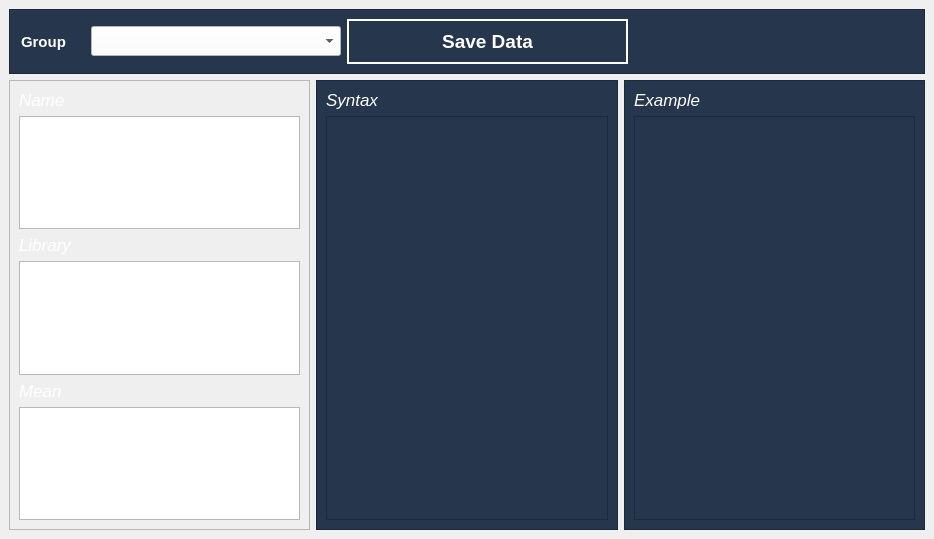
<?xml version="1.0" encoding="UTF-8"?>
<ui version="4.0">
 <class>formAdd</class>
 <widget class="QMainWindow" name="formAdd">
  <property name="geometry">
   <rect>
    <x>0</x>
    <y>0</y>
    <width>934</width>
    <height>539</height>
   </rect>
  </property>
  <property name="minimumSize">
   <size>
    <width>934</width>
    <height>539</height>
   </size>
  </property>
  <property name="windowTitle">
   <string>MainWindow</string>
  </property>
  <widget class="QWidget" name="centralwidget">
   <layout class="QGridLayout" name="gridLayout">
    <item row="1" column="0">
     <widget class="QFrame" name="frFunc_2">
      <property name="styleSheet">
       <string notr="true">background-color: rgb(38, 54, 77);
QTextEdit
{
color: rgb(38, 54, 77);
}</string>
      </property>
      <property name="frameShape">
       <enum>QFrame::StyledPanel</enum>
      </property>
      <property name="frameShadow">
       <enum>QFrame::Raised</enum>
      </property>
      <layout class="QGridLayout" name="gridLayout_3">
       <item row="0" column="0">
        <widget class="QLabel" name="label_4">
         <property name="font">
          <font>
           <pointsize>13</pointsize>
           <italic>true</italic>
          </font>
         </property>
         <property name="styleSheet">
          <string notr="true">color: rgb(255, 255, 255);</string>
         </property>
         <property name="text">
          <string>Name</string>
         </property>
        </widget>
       </item>
       <item row="1" column="0">
        <widget class="QTextEdit" name="txName">
         <property name="font">
          <font>
           <pointsize>9</pointsize>
           <italic>true</italic>
          </font>
         </property>
         <property name="styleSheet">
          <string notr="true">#txName
{
	color: rgb(255,255,255);
}
#txName:focus
{
	background-color: #55557f;
}</string>
         </property>
        </widget>
       </item>
       <item row="2" column="0">
        <widget class="QLabel" name="label_5">
         <property name="font">
          <font>
           <pointsize>13</pointsize>
           <italic>true</italic>
          </font>
         </property>
         <property name="styleSheet">
          <string notr="true">color: rgb(255, 255, 255);</string>
         </property>
         <property name="text">
          <string>Library</string>
         </property>
        </widget>
       </item>
       <item row="3" column="0">
        <widget class="QTextEdit" name="txName_2">
         <property name="font">
          <font>
           <pointsize>9</pointsize>
           <italic>true</italic>
          </font>
         </property>
         <property name="styleSheet">
          <string notr="true">QTextEdit
{
color: rgb(255,255,255);
}
QTextEdit:focus
{
background-color: #55557f;
}

</string>
         </property>
        </widget>
       </item>
       <item row="4" column="0">
        <widget class="QLabel" name="label_6">
         <property name="font">
          <font>
           <pointsize>13</pointsize>
           <italic>true</italic>
          </font>
         </property>
         <property name="styleSheet">
          <string notr="true">color: rgb(255, 255, 255);</string>
         </property>
         <property name="text">
          <string>Mean</string>
         </property>
        </widget>
       </item>
       <item row="5" column="0">
        <widget class="QTextEdit" name="txName_3">
         <property name="font">
          <font>
           <pointsize>9</pointsize>
           <italic>true</italic>
          </font>
         </property>
         <property name="styleSheet">
          <string notr="true">#txName_3{
color: rgb(255, 255, 255);}

#txName_3:focus
{
background-color: #55557f;
}</string>
         </property>
        </widget>
       </item>
      </layout>
     </widget>
    </item>
    <item row="1" column="1">
     <widget class="QFrame" name="frFunc_3">
      <property name="styleSheet">
       <string notr="true">background-color: rgb(38, 54, 77);</string>
      </property>
      <property name="frameShape">
       <enum>QFrame::StyledPanel</enum>
      </property>
      <property name="frameShadow">
       <enum>QFrame::Raised</enum>
      </property>
      <layout class="QGridLayout" name="gridLayout_4">
       <item row="0" column="0">
        <widget class="QLabel" name="label_7">
         <property name="font">
          <font>
           <pointsize>13</pointsize>
           <italic>true</italic>
          </font>
         </property>
         <property name="styleSheet">
          <string notr="true">color: rgb(255, 255, 255);</string>
         </property>
         <property name="text">
          <string>Syntax</string>
         </property>
        </widget>
       </item>
       <item row="1" column="0">
        <widget class="QTextEdit" name="txSyn">
         <property name="font">
          <font>
           <pointsize>9</pointsize>
           <italic>true</italic>
          </font>
         </property>
         <property name="styleSheet">
          <string notr="true">#txSyn
{
	color: rgb(255,255,255);
}
#txSyn:focus
{
	background-color: #55557f;
}</string>
         </property>
        </widget>
       </item>
      </layout>
     </widget>
    </item>
    <item row="1" column="2">
     <widget class="QFrame" name="frFunc_4">
      <property name="styleSheet">
       <string notr="true">background-color: rgb(38, 54, 77);</string>
      </property>
      <property name="frameShape">
       <enum>QFrame::StyledPanel</enum>
      </property>
      <property name="frameShadow">
       <enum>QFrame::Raised</enum>
      </property>
      <layout class="QGridLayout" name="gridLayout_5">
       <item row="0" column="0">
        <widget class="QLabel" name="label_8">
         <property name="font">
          <font>
           <pointsize>13</pointsize>
           <italic>true</italic>
          </font>
         </property>
         <property name="styleSheet">
          <string notr="true">color: rgb(255, 255, 255);</string>
         </property>
         <property name="text">
          <string>Example</string>
         </property>
        </widget>
       </item>
       <item row="1" column="0">
        <widget class="QTextEdit" name="txExp">
         <property name="font">
          <font>
           <pointsize>9</pointsize>
           <italic>true</italic>
          </font>
         </property>
         <property name="styleSheet">
          <string notr="true">#txExp
{
	color: rgb(255,255,255);
}
#txExp:focus
{
	background-color: #55557f;
}</string>
         </property>
        </widget>
       </item>
      </layout>
     </widget>
    </item>
    <item row="0" column="0" colspan="3">
     <widget class="QFrame" name="frFunc">
      <property name="styleSheet">
       <string notr="true">#frFunc 
{background-color: rgb(38, 54, 77);
}
QPushButton 
{
background-color: #26364d;
border-color: rgb(255, 255, 255);
color: rgb(255,255,255);
border-width: 1.5px;
border-style: solid;
}
QPushButton:hover
{
background-color: #55557f;
border-color: rgb(255, 255, 255);
color: rgb(255,255,255);
border-width: 1.5px;
border-style: solid;
}</string>
      </property>
      <property name="frameShape">
       <enum>QFrame::StyledPanel</enum>
      </property>
      <property name="frameShadow">
       <enum>QFrame::Raised</enum>
      </property>
      <layout class="QGridLayout" name="gridLayout_2">
       <item row="0" column="0">
        <layout class="QHBoxLayout" name="horizontalLayout">
         <property name="spacing">
          <number>25</number>
         </property>
         <property name="leftMargin">
          <number>2</number>
         </property>
         <item>
          <widget class="QLabel" name="label_9">
           <property name="font">
            <font>
             <pointsize>11</pointsize>
             <bold>true</bold>
            </font>
           </property>
           <property name="styleSheet">
            <string notr="true">color: rgb(255, 255, 255);</string>
           </property>
           <property name="text">
            <string>Group</string>
           </property>
          </widget>
         </item>
         <item>
          <widget class="QComboBox" name="cbGroup">
           <property name="minimumSize">
            <size>
             <width>250</width>
             <height>30</height>
            </size>
           </property>
           <property name="font">
            <font>
             <pointsize>12</pointsize>
             <italic>true</italic>
            </font>
           </property>
           <property name="styleSheet">
            <string notr="true">background-color: rgb(255, 255, 255);</string>
           </property>
          </widget>
         </item>
        </layout>
       </item>
       <item row="0" column="2">
        <widget class="QLabel" name="label_10">
         <property name="font">
          <font>
           <pointsize>13</pointsize>
           <italic>true</italic>
          </font>
         </property>
         <property name="styleSheet">
          <string notr="true">color: rgb(255, 255, 255);</string>
         </property>
         <property name="text">
          <string/>
         </property>
        </widget>
       </item>
       <item row="0" column="1">
        <widget class="QPushButton" name="btSave">
         <property name="minimumSize">
          <size>
           <width>50</width>
           <height>45</height>
          </size>
         </property>
         <property name="font">
          <font>
           <pointsize>14</pointsize>
           <bold>true</bold>
          </font>
         </property>
         <property name="styleSheet">
          <string notr="true">color: rgb(255, 255, 255);</string>
         </property>
         <property name="text">
          <string>Save Data</string>
         </property>
        </widget>
       </item>
      </layout>
     </widget>
    </item>
   </layout>
  </widget>
 </widget>
 <resources/>
 <connections/>
</ui>
